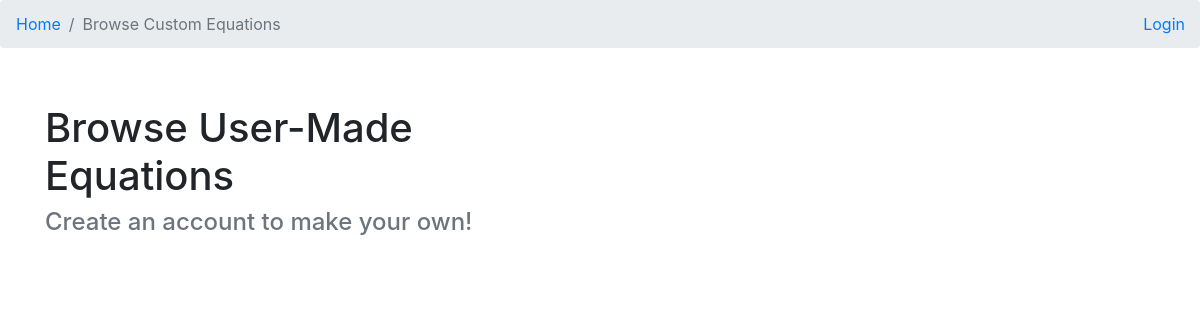
Page /usermade/ on the earlier database version.
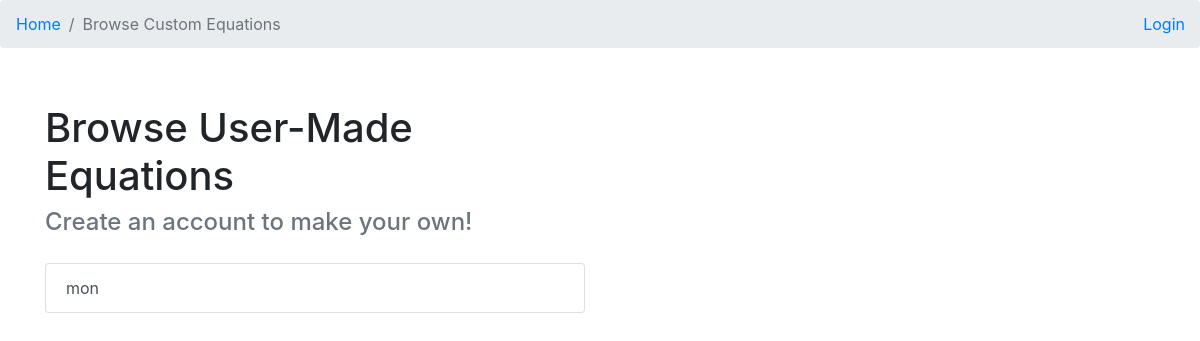
Same page on the later database version.
### tables this page shows
CREATE TABLE equations (
	title text UNIQUE,
	def text UNIQUE,
	user integer
);

### app.py (the view)
@app.route('/usermade/')
def custom_equations():
	cursor = get_db().cursor()
	eq = cursor.execute("SELECT rowid, * FROM equations WHERE user != -1").fetchall()
	return render_template("custom_main.html", equations=eq), 200

### app.py (called while the page is built)
def get_db():
	db = getattr(g, "db", None)
	if db is None:
		db = sqlite3.connect(db_location)
		g.db = db
	return db

@app.teardown_appcontext
def destroy_db_connection(exception):
	db = getattr(g, 'db', None)
	if db is not None:
		db.close()

### templates/custom_main.html (shortened to what this page needs)
{% extends "template.html" %}
{% block breadcrumbs %}
<li class="breadcrumb-item active">Browse Custom Equations</li>
{% endblock %}
{% block content %}
<div class="row" style="margin-top: 5%;">
	<div class="col">
		<h1>Browse User-Made Equations</h1>
		{% if not session.name %}
			<h4 class="text-muted">Create an account to make your own!</h4>
		{% endif %}
		<div class="list-group" style="margin-top: 5%;">
			{% for equation in equations %}
			<a href="/equations/{{ equation[0] }}" class="list-group-item list-group-item-action" onmouseover="changeText('{{ equation[2] }}')">{{ equation[1] }}</a>
			{% endfor %}
		</div>
	</div>
	<div class="col d-flex justify-content-center">
		<table style="height: 100%;">
			<tr>
				<td><h1 class="display-3" id="equation"></h1></td>
			</tr>
		</table>
	</div>
</div>
{% endblock %}

### templates/template.html (shortened to what this page needs)
<!DOCTYPE html>
<html>
	<head>
		<link rel="stylesheet" href="https://stackpath.bootstrapcdn.com/bootstrap/4.1.3/css/bootstrap.min.css">
	</head>
	<body">
		<nav aria-label="breadcrumb">
			<ol class="breadcrumb">
				<li class="breadcrumb-item"><a href="{{ url_for('index') }}">Home</a></li>
				{% block breadcrumbs %}
				{% endblock %}
				<a href="/account/{{ session.name }}" style="position: absolute; right: 15px;">
					{% if session.name %}
						{{ session.name }}
					{% else %}
						Login
					{% endif %}
				</a>
			</ol>
		</nav>
		<div class="container">
			{% block content %}
			{% endblock %}
		</div>
	</body>
</html>

Differences in the rows shown:
added equations: title "mon"
